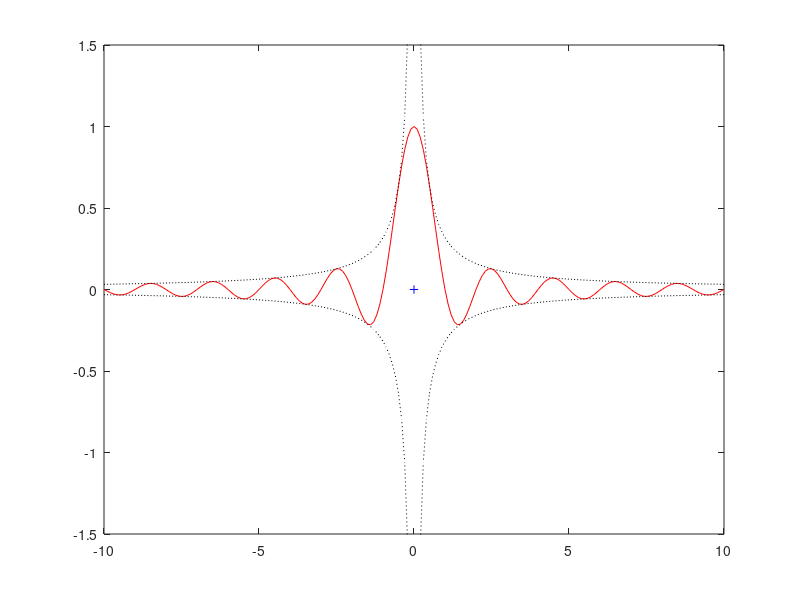

The MATLAB script that drew this image:
x=-10:0.1:10;
plot (x,sinc(x),'r-');
hold on
plot (x,1/pi*x.^-1,'k:');
plot (x,-1/pi*x.^-1,'k:');
axis ([-10 10 -1.5 1.5]);
plot (0,0,'b+');

